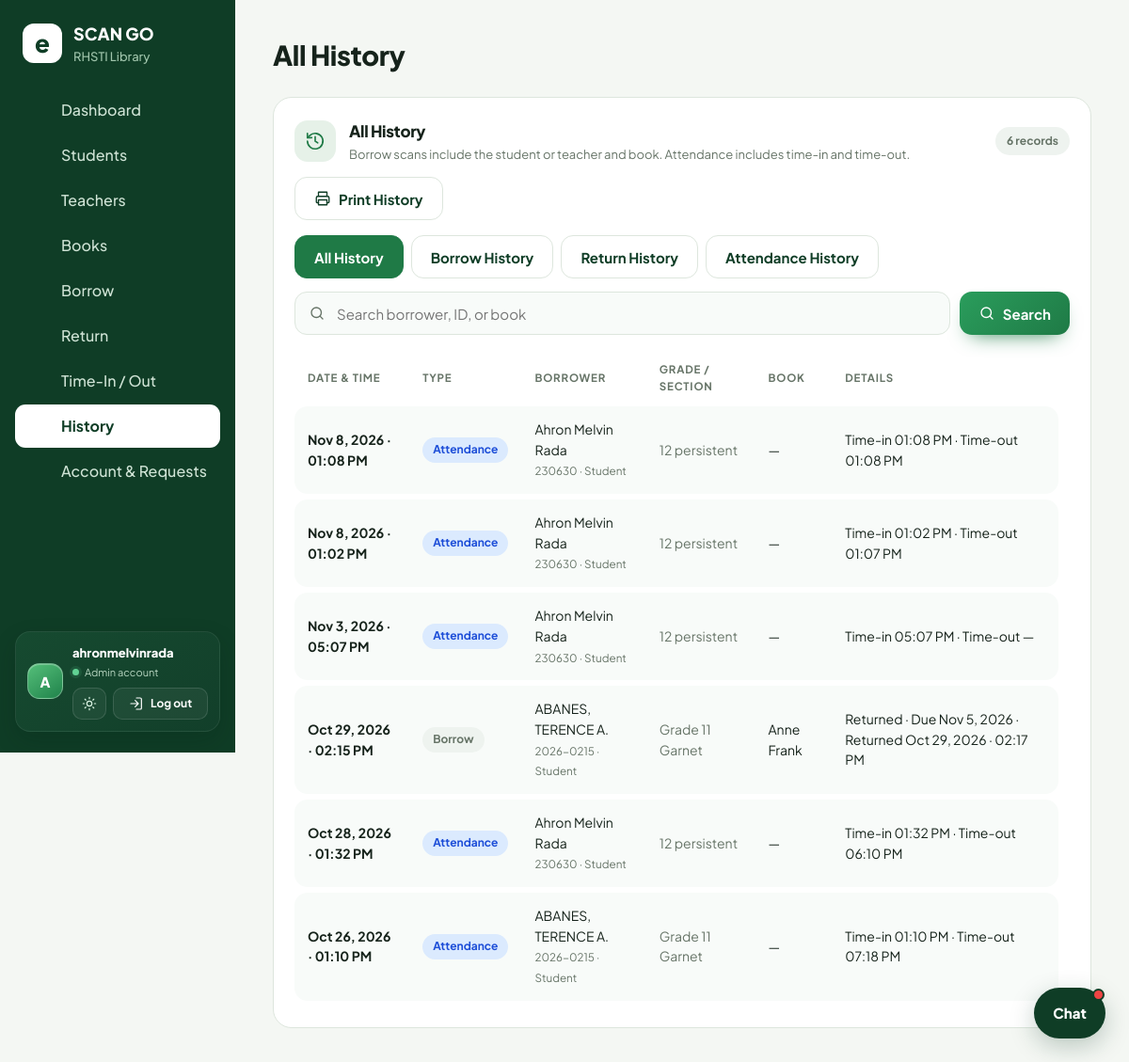
The app's page /sourcecode/history.php (signed in), older data.
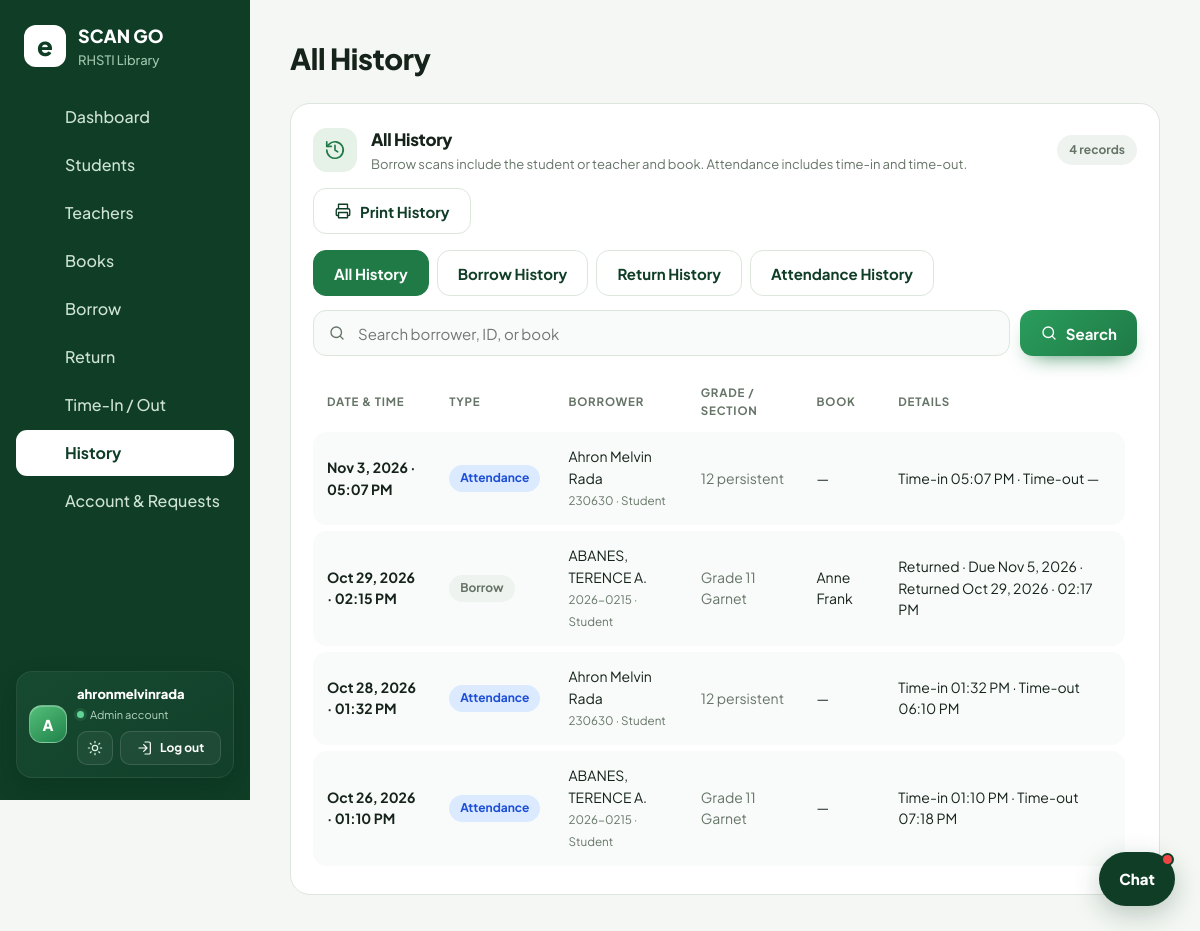
The same page, newer data.
### tables this page shows
CREATE TABLE `settings` (
  `k` varchar(64) NOT NULL,
  `v` text DEFAULT NULL
);

CREATE TABLE `attendance` (
  `id` int(11) NOT NULL,
  `student_id` int(11) NOT NULL,
  `time_in` datetime NOT NULL,
  `time_out` datetime DEFAULT NULL
);

CREATE TABLE `students` (
  `id` int(11) NOT NULL,
  `student_no` varchar(30) NOT NULL,
  `name` varchar(120) NOT NULL,
  `gender` varchar(10) DEFAULT NULL,
  `track` varchar(60) DEFAULT NULL,
  `strand` varchar(60) DEFAULT NULL,
  `grade` varchar(10) DEFAULT NULL,
  `section` varchar(30) DEFAULT NULL,
  `photo` varchar(255) DEFAULT NULL,
  `account_active` tinyint(1) NOT NULL DEFAULT 1
);

CREATE TABLE `borrowings` (
  `id` int(11) NOT NULL,
  `student_id` int(11) NOT NULL,
  `book_id` int(11) NOT NULL,
  `borrowed_at` datetime NOT NULL,
  `due_date` date NOT NULL,
  `returned_at` datetime DEFAULT NULL
);

CREATE TABLE `books` (
  `id` int(11) NOT NULL,
  `accession_no` varchar(30) NOT NULL,
  `title` varchar(200) NOT NULL,
  `author` varchar(120) DEFAULT NULL,
  `publisher` varchar(120) DEFAULT NULL,
  `category` varchar(60) DEFAULT NULL,
  `quantity` int(11) DEFAULT 1,
  `available` int(11) DEFAULT 1
);

### sourcecode/Ui2026.PHP (called while the page is built, shortened)
<?php
function setting($pdo,$k,$def=''){
    static $c=null;
    if($c===null){ $c=[]; settings_init($pdo); try{ foreach($pdo->query("SELECT k,v FROM settings") as $r) $c[$r['k']]=$r['v']; }catch(Exception $e){} }
    return (isset($c[$k])&&$c[$k]!=='') ? $c[$k] : $def;
}
?>

### sourcecode/history.php (the view, shortened to what the rows shown need)
<?php
require 'config.php';
require 'Ui2026.PHP';
$type = $_GET['type'] ?? 'all';
$search = trim(substr((string)($_GET['q'] ?? ''), 0, 100));
$records = [];
if (in_array($type, ['all', 'borrow', 'return'], true)) {
    $sql = "SELECT 'borrow' AS event_type, r.id AS record_id, r.borrowed_at AS occurred_at,
                   COALESCE(s.student_no,t.teacher_no) AS borrower_no,
                   COALESCE(s.name,t.name) AS name,
                   CASE WHEN r.teacher_id IS NULL THEN 'Student' ELSE 'Teacher' END AS borrower_type,
                   s.grade, s.section, b.title AS book_title,
                   r.due_date, r.returned_at, NULL AS time_in, NULL AS time_out
            FROM borrowings r
            LEFT JOIN students s ON s.id = r.student_id
            LEFT JOIN teachers t ON t.id = r.teacher_id
            JOIN books b ON b.id = r.book_id";
    if ($search !== '') {
        $sql .= ($type === 'return' ? " AND" : " WHERE") . " (s.student_no LIKE ? OR t.teacher_no LIKE ? OR s.name LIKE ? OR t.name LIKE ? OR b.title LIKE ?)";
        $stmt = $pdo->prepare($sql);
        $term = '%' . $search . '%';
        $stmt->execute([$term, $term, $term, $term, $term]);
    } else {
        $stmt = $pdo->query($sql);
    }
    $records = array_merge($records, $stmt->fetchAll());
}
if ($type === 'all' || $type === 'attendance') {
    $sql = "SELECT 'attendance' AS event_type, a.id AS record_id, a.time_in AS occurred_at,
                   s.student_no AS borrower_no, s.name, 'Student' AS borrower_type, s.grade, s.section, NULL AS book_title,
                   NULL AS due_date, NULL AS returned_at, a.time_in, a.time_out
            FROM attendance a
            JOIN students s ON s.id = a.student_id";
    if ($search !== '') {
        $sql .= " WHERE s.student_no LIKE ? OR s.name LIKE ?";
        $stmt = $pdo->prepare($sql);
        $term = '%' . $search . '%';
        $stmt->execute([$term, $term]);
    } else {
        $stmt = $pdo->query($sql);
    }
    $records = array_merge($records, $stmt->fetchAll());
}
usort($records, static function ($a, $b) {
    $dateOrder = strcmp($b['occurred_at'], $a['occurred_at']);
    return $dateOrder !== 0 ? $dateOrder : ((int)$b['record_id'] <=> (int)$a['record_id']);
});
$title = $type === 'borrow' ? 'Borrow History' : ($type === 'return' ? 'Return History' : ($type === 'attendance' ? 'Attendance History' : 'All History'));
head($title);
?>
<div class="pg">
  <div class="card">
    <div class="tw" style="margin-top:16px">
      <table>
        <tr><th>Date &amp; Time</th><th>Type</th><th>Borrower</th><th>Grade / Section</th><th>Book</th><th>Details</th></tr>
        <?php foreach ($records as $record): ?>
          <tr>
            <td><?=h(date('M j, Y · h:i A', strtotime($record['occurred_at'])))?></td>
            <td><span class="pill <?=$record['event_type'] === 'borrow' ? 'out' : 'in'?> history-type"><?=h($record['event_type'] === 'borrow' ? 'Borrow' : 'Attendance')?></span></td>
            <td><?=h($record['name'])?><br><small class="muted"><?=h($record['borrower_no'])?> · <?=h($record['borrower_type'])?></small></td>
            <td class="muted"><?=h(trim(($record['grade'] ?? '') . ' ' . ($record['section'] ?? '')) ?: '—')?></td>
            <td><?=h($record['book_title'] ?: '—')?></td>
            <td>
              <?php if ($record['event_type'] === 'borrow'):
                $returned = !empty($record['returned_at']);
                $late = !empty($record['due_date'])&&($returned
                    ? substr($record['returned_at'], 0, 10) > $record['due_date']
                    : $record['due_date'] < date('Y-m-d'));
                $status = $returned ? ($late ? 'Returned late' : 'Returned') : ($late ? 'Overdue' : 'Borrowed');
              ?>
                <?=h($status)?> · Due <?=$record['due_date']?h(date('M j, Y', strtotime($record['due_date']))):'No due date'?>
                <?=$returned ? ' · Returned ' . h(date('M j, Y · h:i A', strtotime($record['returned_at']))) : ''?>
              <?php else: ?>
                Time-in <?=h(date('h:i A', strtotime($record['time_in'])))?>
                · Time-out <?=$record['time_out'] ? h(date('h:i A', strtotime($record['time_out']))) : '—'?>
              <?php endif; ?>
            </td>
          </tr>
        <?php endforeach; ?>
      </table>
    </div>
  </div>
</div>
<?php foot(); ?>

### sourcecode/config.php (shortened to what the rows shown need)
<?php
      function h($s){return htmlspecialchars((string)$s,ENT_QUOTES);}
      function csrf_token(){
        return $_SESSION['csrf_token'];
      }
      function pwa_head_assets(){
        return '<link rel="manifest" href="manifest.json"><meta name="theme-color" content="#0f3d26"><meta name="apple-mobile-web-app-capable" content="yes"><meta name="apple-mobile-web-app-status-bar-style" content="default"><link rel="apple-touch-icon" href="assets/app-icon-180.png"><link rel="icon" href="assets/app-icon.svg" type="image/svg+xml"><script>window.addEventListener("load",function(){if("serviceWorker" in navigator&&window.isSecureContext){navigator.serviceWorker.register("sw.js").catch(function(error){console.error("Service worker registration failed:",error);});}});</script>';
      }
      function head($title){
        $p=basename($_SERVER['PHP_SELF']);$role=$_SESSION['u']['role']??'';
        $libraryName=function_exists('setting')?setting($GLOBALS['pdo'],'library_name','eSmartlib'):'eSmartlib';
        $schoolName=function_exists('setting')?setting($GLOBALS['pdo'],'school_name','RHSTI Library'):'RHSTI Library';
        $logoPath=function_exists('setting')?setting($GLOBALS['pdo'],'library_logo','assets/rhsti-school-logo.jpg'):'assets/rhsti-school-logo.jpg';
        $logoAllowed=$logoPath==='assets/rhsti-school-logo.jpg'||(strpos($logoPath,'uploads/library/')===0&&strpos($logoPath,'..')===false);
        $logoFile=$logoAllowed&&is_file(__DIR__.'/'.$logoPath)?$logoPath:'';
        $brandMark=$logoFile?'<img src="'.h($logoFile).'?v='.filemtime(__DIR__.'/'.$logoFile).'" alt="" style="width:42px;height:42px;object-fit:contain;flex:none;border-radius:12px;background:#fff;padding:3px">':'<i>e</i>';
        echo '<!doctype html><html lang="en"><head><meta charset="utf-8"><meta name="viewport" content="width=device-width, initial-scale=1"><title>'.h($title).' - '.h($libraryName).' | '.h($schoolName).'</title>'.pwa_head_assets().'<script>try{var t=localStorage.getItem("theme");if(t)document.documentElement.dataset.theme=t}catch(e){}</script><link rel="preconnect" href="https://fonts.googleapis.com"><link rel="stylesheet" href="https://fonts.googleapis.com/css2?family=Plus+Jakarta+Sans:wght@400;500;600;700;800&display=swap"><link rel="stylesheet" href="assets/style.css?v='.filemtime(__DIR__.'/assets/style.css').'"></head><body><div class="app'.($role==='student'?' student-app'.($p==='student.php'?' student-dashboard':''):($role==='teacher'?' teacher-app':($role==='admin'||$role==='librarian'?' staff-app':''))).'"><aside><div class="brand">'.$brandMark.'<span>'.h($libraryName).'<small>'.h($schoolName).'</small></span></div>'.($role==='student'?'<a class="student-logout" href="logout.php"><svg viewBox="0 0 24 24" fill="none" stroke="currentColor" stroke-width="1.8" stroke-linecap="round" stroke-linejoin="round" aria-hidden="true"><path d="M10 17l5-5-5-5m5 5H3"/><path d="M12 3h6a2 2 0 0 1 2 2v14a2 2 0 0 1-2 2h-6"/></svg><span>Log out</span></a>':($role==='teacher'?'<a class="student-logout" href="logout.php"><svg viewBox="0 0 24 24" fill="none" stroke="currentColor" stroke-width="1.8" stroke-linecap="round" stroke-linejoin="round" aria-hidden="true"><path d="M10 17l5-5-5-5m5 5H3"/><path d="M12 3h6a2 2 0 0 1 2 2v14a2 2 0 0 1-2 2h-6"/></svg><span>Log out</span></a>':($role==='admin'||$role==='librarian'?'<a class="staff-logout" href="logout.php"><svg viewBox="0 0 24 24" fill="none" stroke="currentColor" stroke-width="1.8" stroke-linecap="round" stroke-linejoin="round" aria-hidden="true"><path d="M10 17l5-5-5-5m5 5H3"/><path d="M12 3h6a2 2 0 0 1 2 2v14a2 2 0 0 1-2 2h-6"/></svg><span>Log out</span></a>':'' ))).'<nav>';
        echo '</nav><div class="who"><div class="who-info"><b>'.h($_SESSION['u']['username']).'</b><small><span class="who-dot"></span>'.h(ucfirst($role)).' account</small></div><div class="who-actions"><button type="button" class="tg" title="Switch to dark mode" aria-label="Switch to dark mode" aria-pressed="false"><svg viewBox="0 0 24 24" fill="none" stroke="currentColor" stroke-width="1.8" stroke-linecap="round" stroke-linejoin="round" aria-hidden="true"><circle cx="12" cy="12" r="4"/><path d="M12 2v2m0 16v2M4.93 4.93l1.42 1.42m11.3 11.3 1.42 1.42M2 12h2m16 0h2M4.93 19.07l-1.42-1.42m11.3-11.3 1.42-1.42"/></svg></button><a class="logout" href="logout.php"><svg viewBox="0 0 24 24" fill="none" stroke="currentColor" stroke-width="1.8" stroke-linecap="round" stroke-linejoin="round" aria-hidden="true"><path d="M10 17l5-5-5-5m5 5H3"/><path d="M12 3h6a2 2 0 0 1 2 2v14a2 2 0 0 1-2 2h-6"/></svg><span>Log out</span></a></div></div></aside><main><h1>'.h($title).'</h1>';
      }
      function foot($scripts=''){
          $chat='';
          if(!empty($_SESSION['u']['id'])){
            $chat='<div class="chat-widget" id="chat-widget" data-user-id="'.(int)$_SESSION['u']['id'].'" data-csrf="'.h(csrf_token()).'">
              <section class="chat-panel" id="chat-panel" hidden aria-label="Messages">
                <header class="chat-head"><div><strong>Messages</strong><small>Library community chat</small></div><button type="button" class="chat-close" data-chat-close aria-label="Close chat" onclick="document.querySelector(\'[data-chat-open]\').click()">×</button></header>
                <div class="chat-layout"><aside class="chat-people"><button type="button" class="chat-new" data-chat-new onclick="var d=this.parentNode.querySelector(\'[data-chat-directory]\');d.hidden=false;d.dispatchEvent(new CustomEvent(\'chat:new\'))">+ New chat</button><div data-chat-list></div><div class="chat-directory" data-chat-directory hidden><label class="chat-search-label"><span>Search students or staff</span><input type="search" data-chat-search maxlength="80" placeholder="Name, student ID, or username" autocomplete="off"></label><div data-chat-results></div></div></aside>
                  <section class="chat-room"><div class="chat-room-title" data-chat-title>Select a conversation</div><div class="chat-messages" data-chat-messages aria-live="polite"></div><form class="chat-compose" data-chat-form><input name="message" maxlength="2000" placeholder="Write a message..." autocomplete="off" disabled required><button type="submit" disabled>Send</button></form></section>
                </div><p class="chat-error" data-chat-error role="status"></p>
              </section>
              <button type="button" class="chat-launcher" data-chat-open aria-label="Open messages" onclick="var p=document.getElementById(\'chat-panel\');p.hidden=!p.hidden;this.setAttribute(\'aria-expanded\',String(!p.hidden));this.dispatchEvent(new CustomEvent(\'chat:toggle\',{detail:{open:!p.hidden}}))">Chat<span class="chat-unread-dot" data-chat-unread hidden></span></button>
            </div>';
          }
          echo '</main></div>'.$chat.'<script src="assets/app.js?v='.filemtime(__DIR__.'/assets/app.js').'"></script>'.($chat?'<script src="assets/messenger.js?v='.filemtime(__DIR__.'/assets/messenger.js').'"></script>':'').$scripts.'</body></html>';
      }

Row changes from the older to the newer data that the page shows:
removed attendance: time_in "Nov 8, 2026 · 01:08 PM", event_type "Attendance", student.name "Ahron Melvin Rada", student.student_no "230630", borrower_type "Student", student.section "12 persistent", book_title "—", time_in "01:08 PM", time_out "01:08 PM"
removed attendance: time_in "Nov 8, 2026 · 01:02 PM", event_type "Attendance", student.name "Ahron Melvin Rada", student.student_no "230630", borrower_type "Student", student.section "12 persistent", book_title "—", time_in "01:02 PM", time_out "01:07 PM"
Text that changed along with them:
count($records): "6" → "4"
